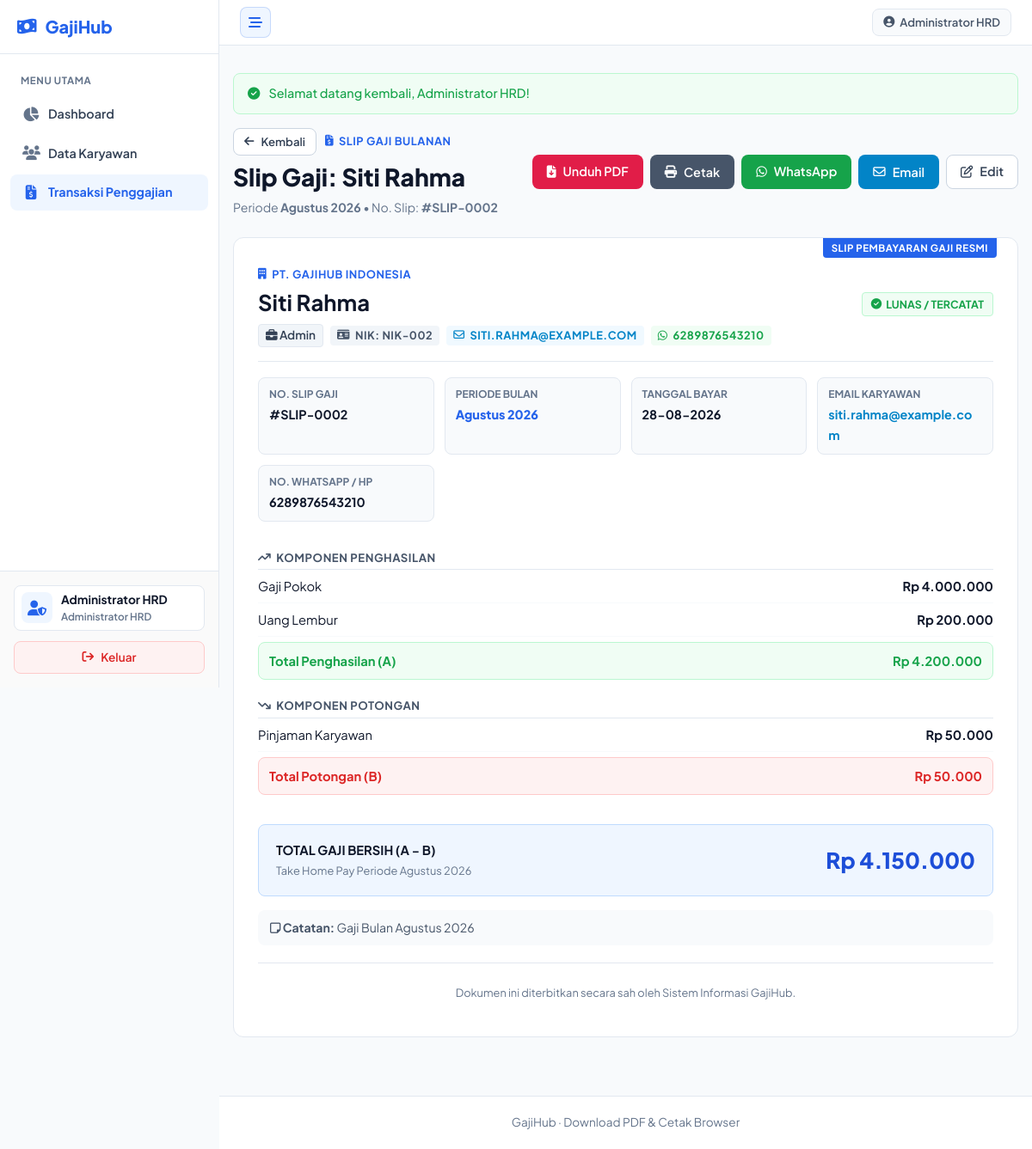
The app's page /penggajian/detail.php?id=2 (signed in) with its own data.
### tables this page shows
CREATE TABLE IF NOT EXISTS penggajian (
    id INT UNSIGNED AUTO_INCREMENT PRIMARY KEY,
    karyawan_id INT UNSIGNED NOT NULL,
    periode VARCHAR(7) NOT NULL,  
    gaji_pokok DECIMAL(15,2) NOT NULL DEFAULT 0,
    lembur DECIMAL(15,2) NOT NULL DEFAULT 0,
    pinjaman DECIMAL(15,2) NOT NULL DEFAULT 0,
    tanggal_bayar DATE NOT NULL,
    catatan VARCHAR(255) NULL,
    created_at TIMESTAMP DEFAULT CURRENT_TIMESTAMP,
    updated_at TIMESTAMP DEFAULT CURRENT_TIMESTAMP ON UPDATE CURRENT_TIMESTAMP,
    CONSTRAINT fk_penggajian_karyawan 
        FOREIGN KEY (karyawan_id) REFERENCES karyawan(id) 
        ON DELETE CASCADE ON UPDATE CASCADE,
    UNIQUE KEY uq_karyawan_periode (karyawan_id, periode),
    INDEX idx_periode (periode)
);

CREATE TABLE IF NOT EXISTS karyawan (
    id INT UNSIGNED AUTO_INCREMENT PRIMARY KEY,
    nik VARCHAR(20) NULL,
    nama VARCHAR(100) NOT NULL,
    email VARCHAR(100) NULL,
    no_hp VARCHAR(20) NULL,
    jabatan VARCHAR(50) NOT NULL,
    gaji_pokok_default DECIMAL(15,2) NOT NULL DEFAULT 0,
    created_at TIMESTAMP DEFAULT CURRENT_TIMESTAMP,
    updated_at TIMESTAMP DEFAULT CURRENT_TIMESTAMP ON UPDATE CURRENT_TIMESTAMP,
    UNIQUE INDEX idx_nik (nik),
    INDEX idx_nama (nama),
    INDEX idx_jabatan (jabatan)
);

### config/functions.php (called while the page is built, shortened)
<?php
function e(?string $value): string
{
    return htmlspecialchars($value ?? '', ENT_QUOTES, 'UTF-8');
}
function cleanPhone(?string $phone): string
{
    $cleaned = preg_replace('/[^0-9]/', '', $phone);
    return $cleaned;
}
function rupiah(float|int $value): string
{
    return 'Rp ' . number_format((float)$value, 0, ',', '.');
}
function formatPeriode(string $periode): string
{
    $parts = explode('-', $periode);
    $tahun = $parts[0];
    $bulanNum = (int)$parts[1];
    $namaBulan = [
        1 => 'Januari', 2 => 'Februari', 3 => 'Maret',
        4 => 'April', 5 => 'Mei', 6 => 'Juni',
        7 => 'Juli', 8 => 'Agustus', 9 => 'September',
        10 => 'Oktober', 11 => 'November', 12 => 'Desember'
    ];
    $bulanStr = $namaBulan[$bulanNum] ?? $parts[1];
    return "{$bulanStr} {$tahun}";
}
function flash(string $key, ?string $message = null): ?string
{
    $value = $_SESSION['flash'][$key] ?? null;
    return $value;
}
function hitungGaji(float $gajiPokok, float $lembur, float $pinjaman): array
{
    $totalPenghasilan = $gajiPokok + $lembur;
    $totalPotongan = $pinjaman;
    $gajiBersih = $totalPenghasilan - $totalPotongan;
    return [
        'total_penghasilan' => $totalPenghasilan,
        'total_potongan' => $totalPotongan,
        'gaji_bersih' => $gajiBersih,
    ];
}
function formatPesanWhatsApp(array $data, array $calc): string
{
    $nama = (string)$data['nama'];
    $jabatan = (string)$data['jabatan'];
    $periode = formatPeriode((string)($data['periode'] ?? date('Y-m')));
    $pokok = rupiah((float)$data['gaji_pokok']);
    $lembur = rupiah((float)$data['lembur']);
    $penghasilan = rupiah((float)$calc['total_penghasilan']);
    $pinjaman = rupiah((float)$data['pinjaman']);
    $potongan = rupiah((float)$calc['total_potongan']);
    $bersih = rupiah((float)$calc['gaji_bersih']);
    $tanggal = !empty($data['tanggal_bayar']) ? date('d-m-Y', strtotime($data['tanggal_bayar'])) : date('d-m-Y');
    return "*SLIP GAJI RESMI - GAJIHUB*\n"
        . "----------------------------------------\n"
        . "👤 *Nama*: {$nama}\n"
        . "💼 *Jabatan*: {$jabatan}\n"
        . "📅 *Periode*: {$periode}\n"
        . "🗓️ *Tgl Pembayaran*: {$tanggal}\n"
        . "----------------------------------------\n"
        . "📈 *PENGHASILAN*\n"
        . "• Gaji Pokok: {$pokok}\n"
        . "• Lembur: {$lembur}\n"
        . "• *Total Penghasilan*: {$penghasilan}\n"
        . "----------------------------------------\n"
        . "📉 *POTONGAN*\n"
        . "• Pinjaman Karyawan: {$pinjaman}\n"
        . "• *Total Potongan*: {$potongan}\n"
        . "----------------------------------------\n"
        . "💰 *GAJI BERSIH (TAKE HOME PAY)*:\n"
        . "👉 *{$bersih}*\n"
        . "----------------------------------------\n"
        . "_Dokumen sah digenerate oleh Sistem GajiHub._";
}

### penggajian/detail.php (the view, shortened to what this page needs)
<?php
require __DIR__ . '/../config/database.php';
require __DIR__ . '/../config/functions.php';
$id = filter_input(INPUT_GET, 'id', FILTER_VALIDATE_INT);
$stmt = $pdo->prepare("
    SELECT p.*, k.nama, k.email, k.no_hp, k.jabatan, k.nik
    FROM penggajian p
    JOIN karyawan k ON p.karyawan_id = k.id
    WHERE p.id = :id
");
$stmt->execute(['id' => $id]);
$row = $stmt->fetch();
$calc = hitungGaji(
    (float)$row['gaji_pokok'],
    (float)$row['lembur'],
    (float)$row['pinjaman']
);
$periodeFormatted = formatPeriode($row['periode']);
$phone = cleanPhone($row['no_hp'] ?? '');
$waMessage = formatPesanWhatsApp($row, $calc);
$waUrl = $phone !== ''
    ? 'https://wa.me/' . $phone . '?text=' . urlencode($waMessage)
    : 'https://wa.me/?text=' . urlencode($waMessage);
$emailSubject = 'Slip Gaji Resmi - ' . $row['nama'] . ' (Periode ' . $periodeFormatted . ')';
$emailBody = "Halo " . $row['nama'] . ",\n\nBerikut adalah rincian slip gaji Anda untuk Periode " . $periodeFormatted . ":\n"
    . "----------------------------------------\n"
    . "Jabatan: " . $row['jabatan'] . "\n"
    . "Gaji Pokok: " . rupiah((float)$row['gaji_pokok']) . "\n"
    . "Lembur: " . rupiah((float)$row['lembur']) . "\n"
    . "Total Penghasilan: " . rupiah($calc['total_penghasilan']) . "\n"
    . "Potongan/Pinjaman: " . rupiah((float)$row['pinjaman']) . "\n"
    . "Total Potongan: " . rupiah($calc['total_potongan']) . "\n"
    . "----------------------------------------\n"
    . "GAJI BERSIH: " . rupiah($calc['gaji_bersih']) . "\n"
    . "----------------------------------------\n\n"
    . "Terima kasih atas kerja keras Anda.\nSalam,\nPT. GajiHub Indonesia";
$mailtoUrl = 'mailto:' . urlencode($row['email'] ?? '')
    . '?subject=' . rawurlencode($emailSubject)
    . '&body=' . rawurlencode($emailBody);
require __DIR__ . '/../includes/header.php';
?>
<main class="container page">
    <?php if ($msg = flash('success')): ?>
        <div class="alert success no-print"><i class="fa-solid fa-circle-check"></i> <?= e($msg) ?></div>
    <?php endif; ?>
    <div class="page-heading no-print" style="display: flex; justify-content: space-between; align-items: center; flex-wrap: wrap; gap: 16px; margin-bottom: 24px;">
        <div>
            <div style="display: flex; align-items: center; gap: 10px; margin-bottom: 4px;">
                <a href="index.php" class="btn secondary" style="min-height: 32px; padding: 0 12px; font-size: 0.82rem;" title="Kembali ke Daftar Transaksi">
                    <i class="fa-solid fa-arrow-left"></i> Kembali
                </a>
                <span class="eyebrow" style="margin: 0;"><i class="fa-solid fa-file-invoice-dollar"></i> SLIP GAJI BULANAN</span>
            </div>
            <h1 style="margin: 4px 0 4px; font-size: 1.75rem;">Slip Gaji: <?= e($row['nama']) ?></h1>
            <p style="margin: 0; color: var(--muted); font-size: 0.88rem;">
                Periode <strong><?= $periodeFormatted ?></strong> • No. Slip: <strong>#SLIP-<?= str_pad((string)$row['id'], 4, '0', STR_PAD_LEFT) ?></strong>
            </p>
        </div>
        <div style="display: flex; gap: 8px; align-items: center; flex-wrap: wrap;">
            <a href="cetak_pdf.php?id=<?= (int)$row['id'] ?>&action=download" class="btn btn-pdf" title="Unduh langsung berkas PDF">
                <i class="fa-solid fa-file-arrow-down"></i> Unduh PDF
            </a>
            <button class="btn btn-print" type="button" onclick="window.print()" title="Cetak langsung slip gaji">
                <i class="fa-solid fa-print"></i> Cetak
            </button>
            <?php if ($phone !== ''): ?>
                <a class="btn btn-whatsapp" href="<?= $waUrl ?>" target="_blank" rel="noopener" title="Kirim rincian via WhatsApp">
                    <i class="fa-brands fa-whatsapp"></i> WhatsApp
                </a>
            <?php endif; ?>
            <button type="button" class="btn btn-email" id="btnSendEmail"
                    data-email="<?= e($row['email'] ?? '') ?>"
                    data-mailto="<?= e($mailtoUrl) ?>"
                    data-nama="<?= e($row['nama']) ?>"
                    title="Kirim rincian via Email">
                <i class="fa-regular fa-envelope"></i> Email
            </button>
            <a href="form.php?id=<?= (int)$row['id'] ?>" class="btn secondary" title="Edit Data Transaksi">
                <i class="fa-regular fa-pen-to-square"></i> Edit
            </a>
        </div>
    </div>
    <section class="card payslip" id="printArea">
        <div class="payslip-badge-top">SLIP PEMBAYARAN GAJI RESMI</div>
        <div class="payslip-head">
            <div>
                <span class="eyebrow"><i class="fa-solid fa-building"></i> PT. GAJIHUB INDONESIA</span>
                <h2 style="margin:4px 0 6px; font-size:1.6rem;"><?= e($row['nama']) ?></h2>
                <div style="display:flex; gap:8px; align-items:center; flex-wrap:wrap; margin-top:4px;">
                    <span class="badge-role" style="font-size:0.85rem;"><i class="fa-solid fa-briefcase"></i> <?= e($row['jabatan']) ?></span>
                    <?php if (!empty($row['nik'])): ?>
                        <span class="badge" style="background:#f1f5f9; color:#475569; padding:2px 8px; border-radius:4px; font-size:0.8rem;">
                            <i class="fa-solid fa-id-card"></i> NIK: <?= e($row['nik']) ?>
                        </span>
                    <?php endif; ?>
                    <?php if (!empty($row['email'])): ?>
                        <span class="badge" style="background:#f0f9ff; color:#0284c7; padding:2px 8px; border-radius:4px; font-size:0.8rem;">
                            <i class="fa-regular fa-envelope"></i> <?= e($row['email']) ?>
                        </span>
                    <?php endif; ?>
                    <?php if (!empty($row['no_hp'])): ?>
                        <span class="badge" style="background:#f0fdf4; color:#16a34a; padding:2px 8px; border-radius:4px; font-size:0.8rem;">
                            <i class="fa-brands fa-whatsapp"></i> <?= e($row['no_hp']) ?>
                        </span>
                    <?php endif; ?>
                </div>
            </div>
            <div class="status-badge"><i class="fa-solid fa-circle-check"></i> LUNAS / TERCATAT</div>
        </div>
        <div class="meta-grid" style="grid-template-columns: repeat(auto-fit, minmax(180px, 1fr));">
            <div>
                <span>No. Slip Gaji</span>
                <strong>#SLIP-<?= str_pad((string)$row['id'], 4, '0', STR_PAD_LEFT) ?></strong>
            </div>
            <div>
                <span>Periode Bulan</span>
                <strong style="color:var(--primary); font-weight:800;"><?= $periodeFormatted ?></strong>
            </div>
            <div>
                <span>Tanggal Bayar</span>
                <strong><?= date('d-m-Y', strtotime($row['tanggal_bayar'])) ?></strong>
            </div>
            <div>
                <span>Email Karyawan</span>
                <strong style="color:#0284c7; word-break:break-all;"><?= !empty($row['email']) ? e($row['email']) : '-' ?></strong>
            </div>
            <div>
                <span>No. WhatsApp / HP</span>
                <strong><?= !empty($row['no_hp']) ? e($row['no_hp']) : '-' ?></strong>
            </div>
        </div>
        <div class="detail-list">
            <div class="section-divider-title">
                <i class="fa-solid fa-arrow-trend-up text-success"></i> Komponen Penghasilan
            </div>
            <div class="detail-row">
                <span>Gaji Pokok</span>
                <strong><?= rupiah((float)$row['gaji_pokok']) ?></strong>
            </div>
            <div class="detail-row">
                <span>Uang Lembur</span>
                <strong><?= rupiah((float)$row['lembur']) ?></strong>
            </div>
            <div class="detail-row subtotal positive">
                <span>Total Penghasilan (A)</span>
                <strong><?= rupiah($calc['total_penghasilan']) ?></strong>
            </div>
            <div class="section-divider-title">
                <i class="fa-solid fa-arrow-trend-down text-danger"></i> Komponen Potongan
            </div>
            <div class="detail-row">
                <span>Pinjaman Karyawan</span>
                <strong><?= rupiah((float)$row['pinjaman']) ?></strong>
            </div>
            <div class="detail-row subtotal negative">
                <span>Total Potongan (B)</span>
                <strong><?= rupiah($calc['total_potongan']) ?></strong>
            </div>
        </div>
        <div class="net-salary-highlight">
            <div class="net-label">
                <span>TOTAL GAJI BERSIH (A − B)</span>
                <small>Take Home Pay Periode <?= $periodeFormatted ?></small>
            </div>
            <div class="net-amount">
                <?= rupiah($calc['gaji_bersih']) ?>
            </div>
        </div>
        <?php if (!empty($row['catatan'])): ?>
            <div style="margin-top:16px; padding:10px 14px; background:#f8fafc; border-radius:8px; font-size:0.88rem; color:#475569;">
                <strong><i class="fa-regular fa-note-sticky"></i> Catatan:</strong> <?= e($row['catatan']) ?>
            </div>
        <?php endif; ?>
        <div class="payslip-footer-note">
            <p>Dokumen ini diterbitkan secara sah oleh Sistem Informasi GajiHub.</p>
        </div>
    </section>
</main>
<?php
require __DIR__ . '/../includes/footer.php';

### records on screen
penggajian: karyawan.nama "Siti Rahma", periode "Agustus 2026", id "0002", karyawan.jabatan "Admin", karyawan.nik "NIK-002", karyawan.email "SITI.RAHMA@EXAMPLE.COM", karyawan.no_hp "6289876543210", tanggal_bayar "28-08-2026", karyawan.email "siti.rahma@example.com", gaji_pokok "Rp 4.000.000", lembur "Rp 200.000", pinjaman "Rp 50.000", catatan "Gaji Bulan Agustus 2026"

### other values on screen
$currentUser['nama'] "Administrator HRD"
$msg "Selamat datang kembali, Administrator HRD!"
rupiah($calc['total_penghasilan']) "Rp 4.200.000"
rupiah($calc['total_potongan']) "Rp 50.000"
rupiah($calc['gaji_bersih']) "Rp 4.150.000"
$footerText "GajiHub · Download PDF & Cetak Browser"
